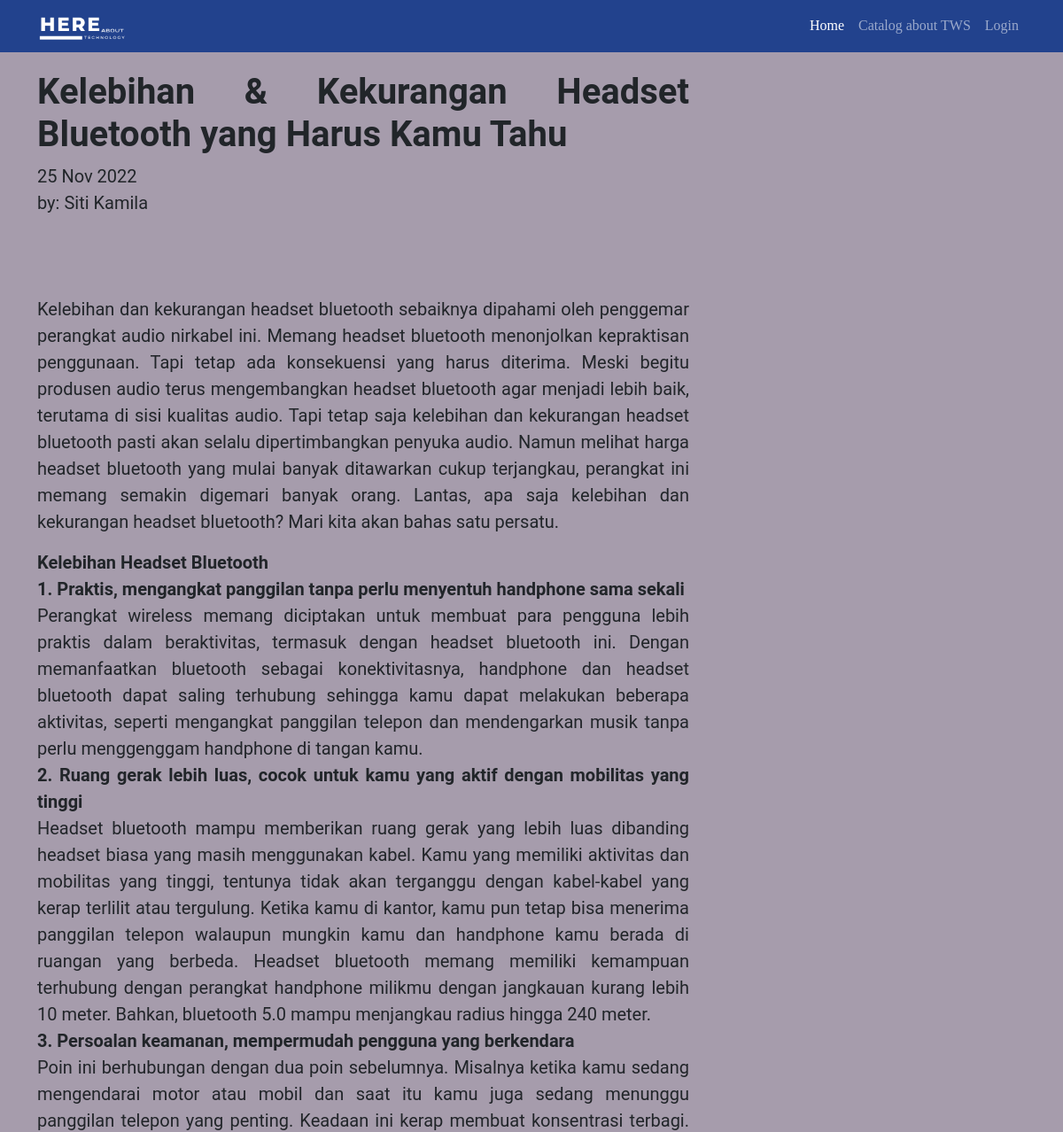
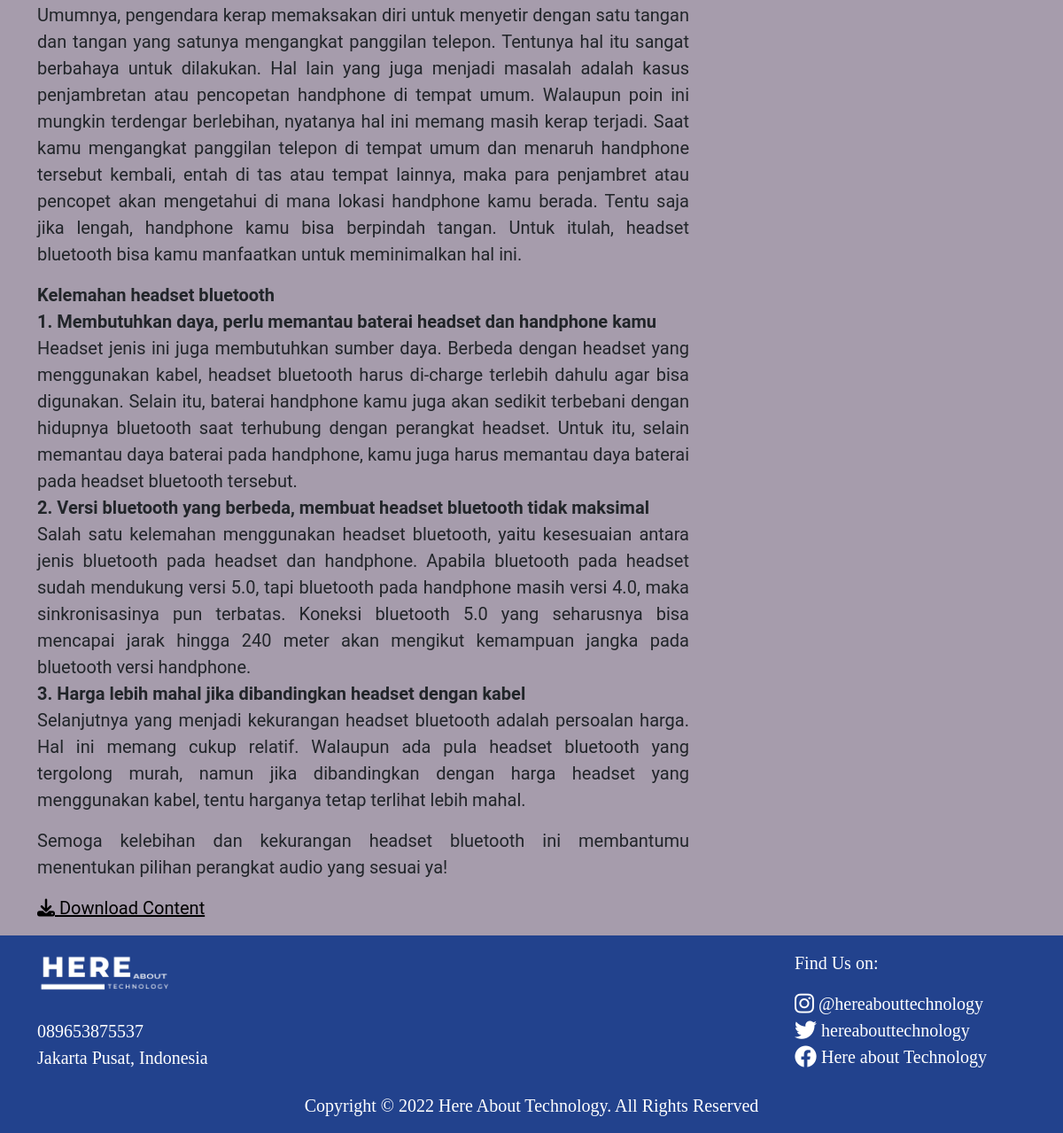
/catalog_tws/content4.php, run on the app's committed database (2 pictures, top to bottom).
### tables this page shows
CREATE TABLE `catalogs` (
  `id` int(11) NOT NULL,
  `catalog_name` varchar(10) NOT NULL,
  `authors` varchar(25) NOT NULL,
  `judul_catalog` varchar(100) NOT NULL,
  `date` date NOT NULL,
  `caption` varchar(10000) NOT NULL,
  `konten_catalog` mediumtext NOT NULL,
  `konten2` mediumtext DEFAULT NULL,
  `konten3` mediumtext DEFAULT NULL,
  `konten4` mediumtext DEFAULT NULL,
  `konten5` mediumtext DEFAULT NULL,
  `konten6` mediumtext DEFAULT NULL,
  `konten7` mediumtext DEFAULT NULL
);

### catalog_tws/content4.php (the view, shortened to what this page needs)
<!DOCTYPE html>
<html lang="en">
  <head>
    <link href="https://cdn.jsdelivr.net/npm/bootstrap@5.0.2/dist/css/bootstrap.min.css" rel="stylesheet" />
    <link
      rel="stylesheet"
      href="https://cdnjs.cloudflare.com/ajax/libs/font-awesome/6.2.1/css/all.min.css"
    />
  </head>
  <body id="home">
    <nav class="navbar navbar-expand-lg navbar-dark fixed-top" style="background-color: #22428d">
      <div class="container">
        <a class="navbar-brand" href="/finalproject/">
          <img src="../image/logo-dark-new.png" alt="Logo" width="100" class="d-inline-block align-text-top" />
        </a>
        <div class="collapse navbar-collapse" id="navbarSupportedContent">
          <ul class="navbar-nav mb-2 mb-lg-0">
            <li class="nav-item">
              <a class="nav-link active" aria-current="page" href="/finalproject/">Home</a>
            </li>
            <li class="nav-item">
              <a class="nav-link" aria-current="page" href="/finalproject/catalog_tws/">Catalog about TWS</a>
            </li>
            <li class="nav-item">
              <a class="nav-link" href="/finalproject/admin/">Login</a>
            </li>
          </ul>
        </div>
      </div>
    </nav>
    <?php
      include "../connection.php";
      $query = mysqli_query($conn, 'SELECT * FROM catalogs WHERE id = 16');
      while ($data = mysqli_fetch_array($query)) {
    ?>
    <?php
      $date = date_create($data['date']);
    ?>
    <section id="content">
      <div class="container">
        <div class="row">
          <div class="col-8">
            <h1>
              <strong><?= $data['judul_catalog'] ?></strong>
            </h1>
            <span style="font-size: 20px"
              ><?php echo date_format($date, "d M Y"); ?><br />
              by: <?php echo $data['authors']; ?></span
            >
            <br /><br />
            <br /><br />
            <p>
              <?= $data['konten_catalog'] ?>
            </p>
            <p>
              <?= $data['konten2'] ?>
            </p>
            <p>
              <?= $data['konten3'] ?>
            </p>
            <p>
              <?= $data['konten4'] ?>
            </p>
            <a href="content4_print.php" target="_blank" style="color: black;">
                <i class="fa-solid fa-download"></i>
                <span>Download Content</span>
            </a>
          </div>
          <div class="col-4"></div>
        </div>
      </div>
    </section>
    <?php } ?>
    <footer id="footer">
      <div class="container">
        <div class="row">
          <div class="col-3">
            <img src="../image/logo-dark-new.png" alt="Logo" width="150" class="d-inline-block align-text-top" />
            <p>
              <br />
              089653875537
              <br />
              Jakarta Pusat, Indonesia
            </p>
          </div>
          <div class="col-3"></div>
          <div class="col-3"></div>
          <div class="col-3">
            <p>Find Us on:</p>
            <i class="fa-brands fa-instagram fa-lg"></i>
            <span>@hereabouttechnology</span> <br />
            <i class="fa-brands fa-twitter fa-lg"></i>
            <span>hereabouttechnology</span> <br />
            <i class="fa-brands fa-facebook fa-lg"></i>
            <span>Here about Technology</span>
          </div>
          <div class="mt-2 text-center">
            <p>Copyright © 2022 Here About Technology. All Rights Reserved</p>
          </div>
        </div>
      </div>
    </footer>
  </body>
</html>

### catalog_tws/content4.php (style rules this page uses)
body { font-family: roboto, "sans-serif"; }
.navbar { font-family: Garamond; }
#content { background-color: #a69cac; padding-top: 5rem; padding-bottom: 1rem; font-size: 20px; text-align: justify; }
#footer { background-color: #22428d; padding-top: 1rem; color: white; font-family: Garamond; font-size: 20px; }

### data on the page
catalogs: judul_catalog "Kelebihan & Kekurangan Headset Bluetooth yang Harus Kamu Tahu", date "25 Nov 2022", authors "Siti Kamila", konten_catalog "Kelebihan dan kekurangan headset bluetooth sebaiknya dipahami oleh penggemar perangkat audio nirkabel ini. Memang headset bluetooth menonjolkan kepraktisan penggunaan. Tapi tetap ada konsekuensi yang harus diterima. Meski begitu produsen audio terus mengembangkan headset bluetooth agar menjadi lebih baik, terutama di sisi kualitas audio. Tapi tetap saja kelebihan dan kekurangan headset bluetooth pasti akan selalu dipertimbangkan penyuka audio. Namun melihat harga headset bluetooth yang mulai banyak ditawarkan cukup terjangkau, perangkat ini memang semakin digemari banyak orang. Lantas, apa saja kelebihan dan kekurangan headset bluetooth? Mari kita akan bahas satu persatu.", konten2 "Kelebihan Headset Bluetooth 1. Praktis, mengangkat panggilan tanpa perlu menyentuh handphone sama sekali Perangkat wireless memang diciptakan untuk membuat para pengguna lebih praktis dalam beraktivitas, termasuk dengan headset bluetooth ini. Dengan memanfaatkan bluetooth sebagai konektivitasnya, handphone dan headset bluetooth dapat saling terhubung sehingga kamu dapat melakukan beberapa aktivitas, seperti mengangkat panggilan telepon dan mendengarkan musik tanpa perlu menggenggam handphone di tangan kamu. 2. Ruang gerak lebih luas, cocok untuk kamu yang aktif dengan mobilitas yang tinggi Headset bluetooth mampu memberikan ruang gerak yang lebih luas dibanding headset biasa yang masih…", konten3 "Kelemahan headset bluetooth 1. Membutuhkan daya, perlu memantau baterai headset dan handphone kamu Headset jenis ini juga membutuhkan sumber daya. Berbeda dengan headset yang menggunakan kabel, headset bluetooth harus di-charge terlebih dahulu agar bisa digunakan. Selain itu, baterai handphone kamu juga akan sedikit terbebani dengan hidupnya bluetooth saat terhubung dengan perangkat headset. Untuk itu, selain memantau daya baterai pada handphone, kamu juga harus memantau daya baterai pada headset bluetooth tersebut. 2. Versi bluetooth yang berbeda, membuat headset bluetooth tidak maksimal Salah satu kelemahan menggunakan headset bluetooth, yaitu kesesuaian antara jenis bluetooth pada…", konten4 "Semoga kelebihan dan kekurangan headset bluetooth ini membantumu menentukan pilihan perangkat audio yang sesuai ya!"
